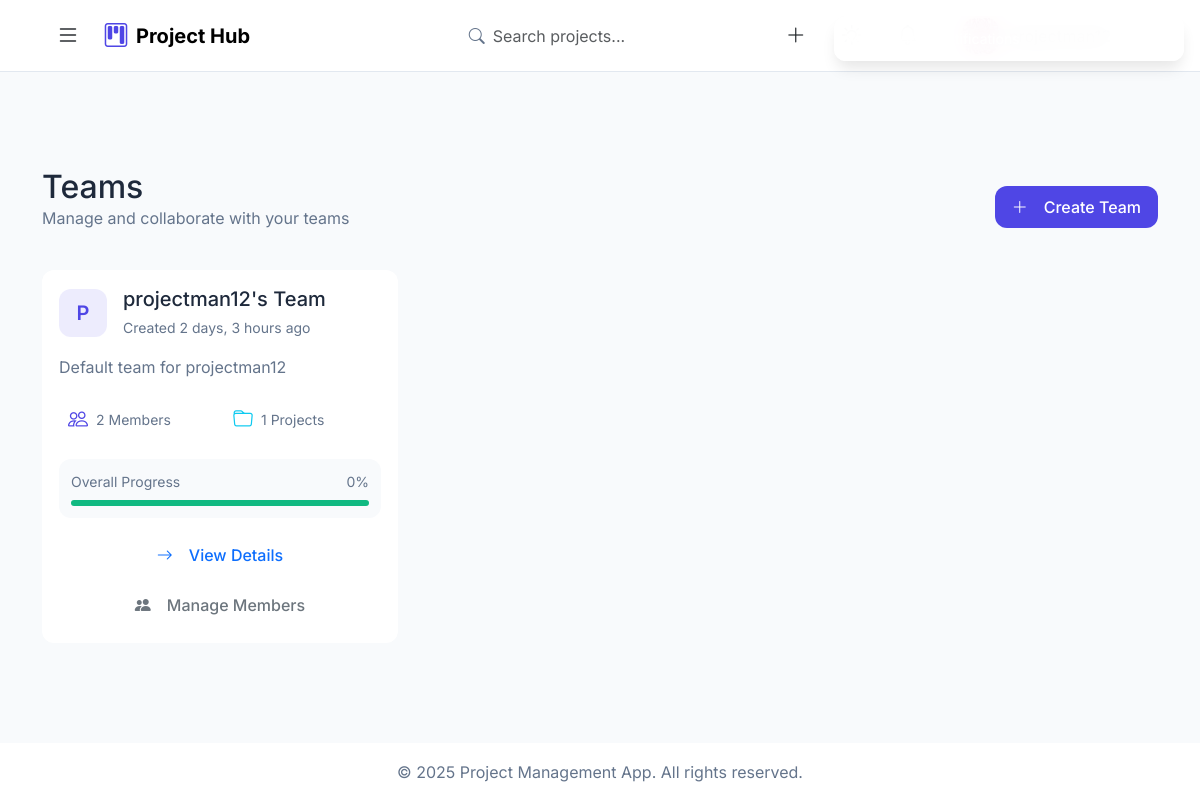
The app's page /teams/ (signed in) with its own data.
### projects/models.py (models this page shows, shortened)
class Team(models.Model):
    name = models.CharField(max_length=200, unique=True)
    description = models.TextField(blank=True)
    owner = models.ForeignKey(
        'User',
        on_delete=models.CASCADE,
        related_name='owned_teams',
        default=get_default_owner,
        null=True
    )
    avatar = models.ImageField(
        upload_to='team_avatars/',
        null=True,
        blank=True
    )
    created_at = models.DateTimeField(auto_now_add=True)
    updated_at = models.DateTimeField(auto_now=True)
    class Meta:
        ordering = ['-created_at']
        constraints = [
            models.UniqueConstraint(
                fields=['name', 'owner'],
                name='unique_team_name_per_owner'
            )
        ]

### projects/views.py (the view)
# urls.py: path('teams/', views.team_list, name='team_list'),
@login_required
@handle_view_errors
def team_list(request):
    teams = Team.objects.filter(
        Q(owner=request.user) | Q(members__user=request.user)
    ).prefetch_related(
        'members',
        'projects',
        'projects__tasks'
    ).annotate(
        member_count=Count('members', distinct=True),
        project_count=Count('projects', distinct=True),
        completed_tasks=Count(
            'projects__tasks',
            filter=Q(projects__tasks__status='done'),
            distinct=True,
            output_field=FloatField()
        ),
        total_tasks=Count(
            'projects__tasks',
            distinct=True,
            output_field=FloatField()
        )
    ).annotate(
        team_progress=Case(
            When(total_tasks=0, then=Value(0.0, output_field=FloatField())),
            default=ExpressionWrapper(
                (F('completed_tasks') / F('total_tasks')) * 100.0,
                output_field=FloatField()
            ),
            output_field=FloatField()
        )
    ).distinct()
    return render(request, 'projects/team_list.html', {
        'teams': teams,
        'user_is_owner': Team.objects.filter(owner=request.user).exists(),
        'user_is_manager': request.user.is_project_manager
    })

### projects/authentication.py (called while the page is built)
    def get_user(self, user_id):
        try:
            return User.objects.get(pk=user_id)
        except User.DoesNotExist:
            return None

### projects/context_processors.py (called while the page is built)
def notification_context(request):
    if request.user.is_authenticated:
        notifications = (request.user.notifications
                       .select_related('content_type')
                       .order_by('-created_at')[:5])
        return {
            'notifications': notifications,
            'unread_notifications_count': request.user.notifications.filter(read=False).count()
        }
    return {
        'notifications': [],
        'unread_notifications_count': 0
    }

### projects/models.py (called while the page is built)
    def get_full_name(self):
        return f"{self.first_name} {self.last_name}".strip() or self.username

### projects/templatetags/custom_filters.py (called while the page is built)
@register.filter
def progress_color(value):
    try:
        value = float(value)
        if value >= 75:
            return 'success'
        elif value >= 50:
            return 'info'
        elif value >= 25:
            return 'warning'
        return 'danger'
    except (ValueError, TypeError):
        return 'secondary'

### projects/utils/analytics.py (called while the page is built)
def calculate_completion_rate(user):
    try:
        total_tasks = Task.objects.filter(assigned_to=user).count()
        if not total_tasks:
            return 0
        completed_tasks = Task.objects.filter(
            assigned_to=user,
            status=TASK_STATUS_DONE
        ).count()
        return round((completed_tasks / total_tasks) * 100)
    except Exception as e:
        logger.error(f"Error calculating completion rate: {e}")
        return 0

### projects/templates/projects/team_list.html (shortened to what this page needs)
{% extends 'base.html' %}
{% load static %}
{% load custom_filters %}
{% block extra_css %}
<link rel="stylesheet" href="{% static 'css/team_list.css' %}">
{% endblock %}
{% block content %}
<div class="container py-4">
    <div class="d-flex justify-content-between align-items-center mb-4">
        <div>
            <h2 class="gradient-text mb-0">Teams</h2>
            <p class="text-muted">Manage and collaborate with your teams</p>
        </div>
        <a href="{% url 'team_create' %}" class="btn btn-primary hover-translate">
            <i class="bi bi-plus-lg me-2"></i>Create Team
        </a>
    </div>
    <div class="row g-4">
        {% for team in teams %}
        <div class="col-md-6 col-lg-4">
            <div class="glass-card team-card h-100">
                <div class="card-body d-flex flex-column">
                    <div class="d-flex align-items-center gap-3 mb-3">
                        <div class="team-avatar">
                            {% if team.avatar %}
                                <img src="{{ team.avatar.url }}" alt="{{ team.name }}" class="rounded">
                            {% else %}
                                <div class="avatar-placeholder">{{ team.name|first|upper }}</div>
                            {% endif %}
                        </div>
                        <div>
                            <h3 class="card-title h5 mb-1">{{ team.name }}</h3>
                            <small class="text-muted">Created {{ team.created_at|timesince }} ago</small>
                        </div>
                    </div>
                    <p class="card-text text-muted mb-3">{{ team.description|truncatewords:20 }}</p>
                    <div class="team-stats mb-3">
                        <div class="row g-2">
                            <div class="col-6">
                                <div class="stat-item">
                                    <i class="bi bi-people text-primary"></i>
                                    <span>{{ team.members.count }} Members</span>
                                </div>
                            </div>
                            <div class="col-6">
                                <div class="stat-item">
                                    <i class="bi bi-folder text-info"></i>
                                    <span>{{ team.projects.count }} Projects</span>
                                </div>
                            </div>
                        </div>
                    </div>
                    <div class="progress-wrapper mb-3">
                        <div class="d-flex justify-content-between align-items-center mb-2">
                            <small class="text-muted">Overall Progress</small>
                            <small class="text-muted">{{ team.progress|default:0 }}%</small>
                        </div>
                        <div class="progress">
                            <div class="progress-bar bg-{{ team.team_progress|progress_color }}"
                                 role="progressbar"
                                 style="width: {{ team.team_progress|default:0 }}%"
                                 aria-valuenow="{{ team.team_progress|default:0 }}"
                                 aria-valuemin="0"
                                 aria-valuemax="100">
                            </div>
                        </div>
                    </div>
                    <div class="mt-auto">
                        <div class="d-grid gap-2">
                            <a href="{% url 'team_detail' team.id %}" class="btn btn-outline-primary hover-translate">
                                <i class="bi bi-arrow-right me-2"></i>View Details
                            </a>
                            {% if request.user == team.owner %}
                            <a href="{% url 'manage_team_members' team.id %}" class="btn btn-outline-secondary hover-translate">
                                <i class="bi bi-people-fill me-2"></i>Manage Members
                            </a>
                            {% endif %}
                        </div>
                    </div>
                </div>
            </div>
        </div>
        {% endfor %}
    </div>
</div>
{% endblock %}

### static/css/base.css (style rules this page uses)
:root { --primary: #4f46e5; --primary-light: rgba(79, 70, 229, 0.1); --primary-dark: #3c3799; --secondary: #6366f1; --accent: #818cf8; --success: #10b981; --warning: #f59e0b; --danger: #ef4444; --info: #3b82f6; --bg-light: #ffffff; --bg-dark: #0f172a; --text-light: #1e293b; --text-dark: #f8fafc; --text-muted-light: #64748b; --text-muted-dark: #94a3b8; --glass-light: rgba(255, 255, 255, 0.95); --glass-dark: rgba(15, 23, 42, 0.95); --glass-border-light: rgba(255, 255, 255, 0.4); --glass-border-dark: rgba(45, 55, 72, 0.4); --blur: 12px; --header-height: 72px; --sidebar-width: 280px; --border-radius: 12px; --transition-normal: 0.3s ease; --spacing-xs: 0.25rem; --spacing-sm: 0.5rem; --spacing-md: 1rem; --spacing-lg: 1.5rem; --spacing-xl: 2rem; --font-sans: 'Inter', sans-serif; --font-mono: monospace; --shadow-sm: 0 1px 2px rgba(0, 0, 0, 0.05); --shadow-md: 0 4px 6px -1px rgba(0, 0, 0, 0.1); --shadow-lg: 0 10px 15px -3px rgba(0, 0, 0, 0.1); --z-sidebar: 1030; --z-overlay: 1025; --z-dropdown: 1050; --z-toast: 1060; --z-modal: 1070; }
.theme-light { --bg-primary: var(--bg-light); --bg-secondary: #f8fafc; --text-primary: var(--text-light); --text-secondary: var(--text-muted-light); --border-color: #e2e8f0; --glass-bg: var(--glass-light); --glass-border: var(--glass-border-light); --shadow-color: rgba(0, 0, 0, 0.1); }
body { font-family: var(--font-sans); background: var(--bg-secondary); color: var(--text-primary); transition: background-color var(--transition-normal); min-height: 100vh; padding-top: var(--header-height); line-height: 1.5; -webkit-font-smoothing: antialiased; }
.stat-item { text-align: center; padding: var(--spacing-sm); }
.progress-wrapper { padding: var(--spacing-md); }
.progress { height: 8px; background: var(--bg-secondary); border-radius: 4px; overflow: hidden; }
.progress-bar { height: 100%; background: var(--primary); transition: width var(--transition-normal); }
.btn { display: inline-flex; align-items: center; justify-content: center; gap: var(--spacing-sm); padding: var(--spacing-sm) var(--spacing-md); border-radius: var(--border-radius); font-weight: 500; transition: all var(--transition-normal); border: 1px solid transparent; }
.btn-primary { background: var(--primary); color: white; }
.glass-card { background: var(--glass-bg); backdrop-filter: blur(var(--blur)); border: 1px solid var(--glass-border); border-radius: var(--border-radius); padding: var(--spacing-md); }
.d-flex { display: flex !important; }
.flex-column { flex-direction: column !important; }
.align-items-center { align-items: center !important; }
.bg-success { background-color: var(--success) !important; }
.gap-2 { gap: var(--spacing-sm) !important; }
.gap-3 { gap: var(--spacing-md) !important; }
.text-primary { color: var(--primary) !important; }
.text-muted { color: var(--text-secondary) !important; }
.h-100 { height: 100% !important; }
.min-vh-100 { min-height: 100vh !important; }
@media (min-width: 1200px) { .container { max-width: 1140px; } }
.hover-translate { transition: transform var(--transition-normal); }
.avatar-placeholder { width: 100%; height: 100%; display: flex; align-items: center; justify-content: center; background: var(--primary-light); color: var(--primary); font-weight: 600; border-radius: 50%; }
.progress-wrapper { background: var(--bg-secondary); border-radius: var(--border-radius); padding: var(--spacing-xs); }

### static/css/team_list.css (style rules this page uses)
.team-card { transition: all var(--transition-normal); height: 100%; }
.team-avatar { width: 48px; height: 48px; flex-shrink: 0; }
.team-avatar img, .avatar-placeholder { width: 100%; height: 100%; border-radius: var(--border-radius); object-fit: cover; }
.avatar-placeholder { background: var(--primary-light); color: var(--primary); display: flex; align-items: center; justify-content: center; font-weight: 600; font-size: 1.25rem; }
.stat-item { display: flex; align-items: center; gap: 0.5rem; padding: 0.5rem; border-radius: var(--border-radius); background: var(--glass-bg); border: 1px solid var(--glass-border); }
.stat-item i { font-size: 1.25rem; }
.stat-item span { font-size: 0.875rem; color: var(--text-secondary); }
.progress-wrapper { background: var(--bg-secondary); padding: 0.75rem; border-radius: var(--border-radius); }
.progress { height: 6px; }
.hover-translate { transition: transform var(--transition-normal); }

### records on screen
Team: name|first "P", name "projectman12's Team", created_at "2 days, 3 hours", description "Default team for projectman12", members.count "2", projects.count "1", progress "0", {{ team.team_progress|default:0 }} 100.0 (drawn), shows "Manage Members"
